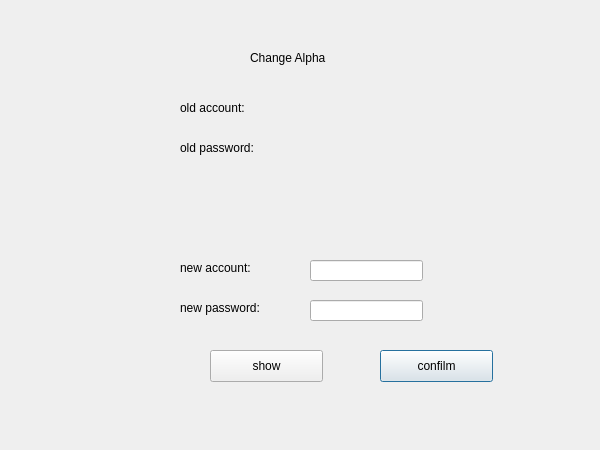
<?xml version="1.0" encoding="UTF-8"?>
<ui version="4.0">
 <class>Changealpha</class>
 <widget class="QDialog" name="Changealpha">
  <property name="geometry">
   <rect>
    <x>0</x>
    <y>0</y>
    <width>600</width>
    <height>450</height>
   </rect>
  </property>
  <property name="windowTitle">
   <string>Dialog</string>
  </property>
  <widget class="QLineEdit" name="lineEdit_3">
   <property name="geometry">
    <rect>
     <x>310</x>
     <y>260</y>
     <width>113</width>
     <height>21</height>
    </rect>
   </property>
  </widget>
  <widget class="QLineEdit" name="lineEdit_4">
   <property name="geometry">
    <rect>
     <x>310</x>
     <y>300</y>
     <width>113</width>
     <height>21</height>
    </rect>
   </property>
  </widget>
  <widget class="QLabel" name="label">
   <property name="geometry">
    <rect>
     <x>250</x>
     <y>50</y>
     <width>111</width>
     <height>16</height>
    </rect>
   </property>
   <property name="text">
    <string>Change Alpha</string>
   </property>
  </widget>
  <widget class="QPushButton" name="pushButton">
   <property name="geometry">
    <rect>
     <x>380</x>
     <y>350</y>
     <width>113</width>
     <height>32</height>
    </rect>
   </property>
   <property name="text">
    <string>confilm</string>
   </property>
  </widget>
  <widget class="QLabel" name="label_2">
   <property name="geometry">
    <rect>
     <x>180</x>
     <y>100</y>
     <width>91</width>
     <height>16</height>
    </rect>
   </property>
   <property name="text">
    <string>old account:</string>
   </property>
  </widget>
  <widget class="QLabel" name="label_3">
   <property name="geometry">
    <rect>
     <x>180</x>
     <y>260</y>
     <width>91</width>
     <height>16</height>
    </rect>
   </property>
   <property name="text">
    <string>new account:</string>
   </property>
  </widget>
  <widget class="QLabel" name="label_4">
   <property name="geometry">
    <rect>
     <x>180</x>
     <y>140</y>
     <width>91</width>
     <height>16</height>
    </rect>
   </property>
   <property name="text">
    <string>old password:</string>
   </property>
  </widget>
  <widget class="QLabel" name="label_5">
   <property name="geometry">
    <rect>
     <x>180</x>
     <y>300</y>
     <width>91</width>
     <height>16</height>
    </rect>
   </property>
   <property name="text">
    <string>new password:</string>
   </property>
  </widget>
  <widget class="QPushButton" name="pushButton_2">
   <property name="geometry">
    <rect>
     <x>210</x>
     <y>350</y>
     <width>113</width>
     <height>32</height>
    </rect>
   </property>
   <property name="text">
    <string>show</string>
   </property>
  </widget>
  <widget class="QLabel" name="label_6">
   <property name="geometry">
    <rect>
     <x>310</x>
     <y>100</y>
     <width>111</width>
     <height>16</height>
    </rect>
   </property>
   <property name="text">
    <string/>
   </property>
  </widget>
  <widget class="QLabel" name="label_7">
   <property name="geometry">
    <rect>
     <x>310</x>
     <y>140</y>
     <width>111</width>
     <height>16</height>
    </rect>
   </property>
   <property name="text">
    <string/>
   </property>
  </widget>
 </widget>
 <resources/>
 <connections/>
</ui>
